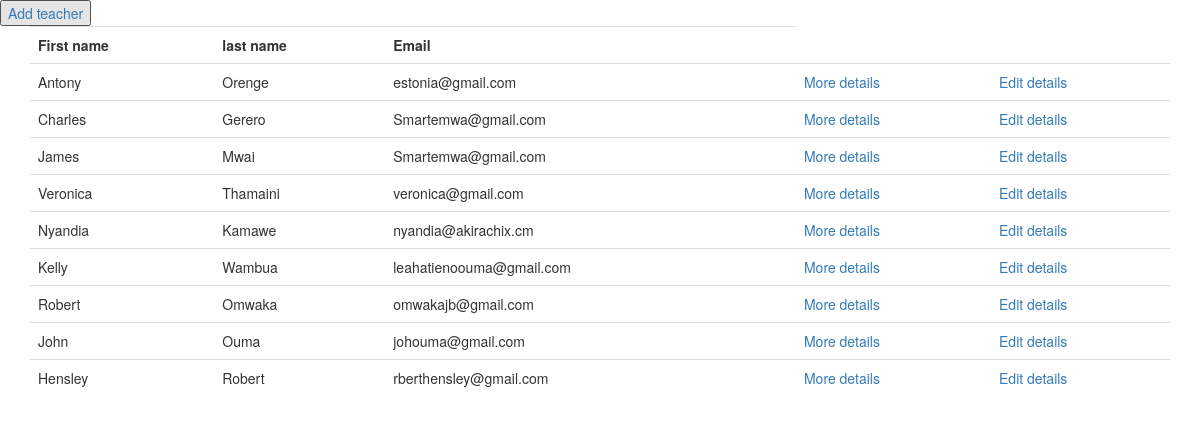
Page /teacher/list/ on the committed database.
### teacher/models.py (models this page shows, shortened)
class Teacher(models.Model):
	first_name=models.CharField(max_length=50)
	last_name=models.CharField(max_length=50)
	date_of_birth=models.DateField()
	gender=models.CharField(max_length=20)
	registation_number=models.CharField(max_length=20)
	email=models.EmailField(max_length=70)
	phone_number=models.CharField(max_length=30)
	date_joined =models.DateField()

### teacher/views.py (the view)
# urls.py: path("list/",list_teacher,name="list_teacher"),
def list_teacher(request):
	teacher = Teacher.objects.all()
	return render(request,"list_teacher.html",{"teacher":teacher})

### teacher/templates/list_teacher.html (shortened to what this page needs)
<!DOCTYPE html>
<html>
<head>
 <link rel="stylesheet" href="https://maxcdn.bootstrapcdn.com/bootstrap/3.4.0/css/bootstrap.min.css">
</head>
<body>
	<button><a href="/teacher/add">Add teacher</a></button>
	<div class="container">
	<table class="table">
		<tr>
		<th>First name</th>
		<th>last name</th>
		<th>Email</th>
		</tr>
	{% for teacher in teacher %}
     <tr>
     	<td>{{teacher.first_name}}</td>
     	<td>{{teacher.last_name}}</td>
     	<td>{{teacher.email}}</td>
     	<td><a href="/teacher/detail/{{teacher.pk}}">More details</a></td>
     	<td><a href="/teacher/edit/{{teacher.pk}}">Edit details</a></td>
     </tr>
    {% endfor %}
	</table>
</body>
</html>

### rows in the picture
Teacher: first_name "Antony", last_name "Orenge", email "estonia@gmail.com"
Teacher: first_name "Charles", last_name "Gerero", email "Smartemwa@gmail.com"
Teacher: first_name "James", last_name "Mwai", email "Smartemwa@gmail.com"
Teacher: first_name "Veronica", last_name "Thamaini", email "veronica@gmail.com"
Teacher: first_name "Nyandia", last_name "Kamawe", email "nyandia@akirachix.cm"
Teacher: first_name "Kelly", last_name "Wambua", email "leahatienoouma@gmail.com"
Teacher: first_name "Robert", last_name "Omwaka", email "omwakajb@gmail.com"
Teacher: first_name "John", last_name "Ouma", email "johouma@gmail.com"
Teacher: first_name "Hensley", last_name "Robert", email "rberthensley@gmail.com"
